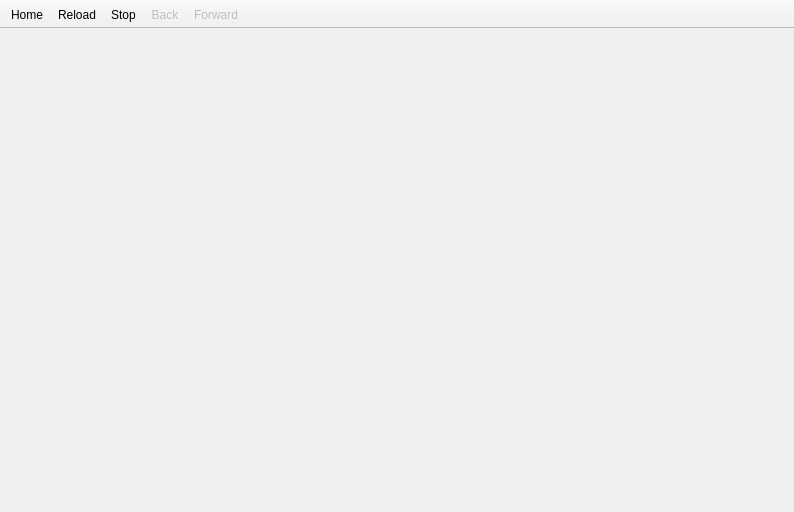
<?xml version="1.0" encoding="UTF-8"?>
<ui version="4.0">
 <class>BrowserWindow</class>
 <widget class="QMainWindow" name="BrowserWindow">
  <property name="geometry">
   <rect>
    <x>0</x>
    <y>0</y>
    <width>794</width>
    <height>512</height>
   </rect>
  </property>
  <property name="sizePolicy">
   <sizepolicy hsizetype="Minimum" vsizetype="Minimum">
    <horstretch>0</horstretch>
    <verstretch>0</verstretch>
   </sizepolicy>
  </property>
  <property name="windowTitle">
   <string>Browser</string>
  </property>
  <property name="windowIcon">
   <iconset resource="../res/gui.qrc">
    <normaloff>:/gui/logo_v2.png</normaloff>:/gui/logo_v2.png</iconset>
  </property>
  <widget class="QWidget" name="centralwidget">
   <layout class="QVBoxLayout" name="verticalLayout">
    <property name="leftMargin">
     <number>0</number>
    </property>
    <property name="topMargin">
     <number>0</number>
    </property>
    <property name="rightMargin">
     <number>0</number>
    </property>
    <property name="bottomMargin">
     <number>0</number>
    </property>
   </layout>
  </widget>
  <widget class="QToolBar" name="toolBar">
   <property name="enabled">
    <bool>true</bool>
   </property>
   <property name="windowTitle">
    <string>toolBar</string>
   </property>
   <property name="movable">
    <bool>false</bool>
   </property>
   <property name="floatable">
    <bool>false</bool>
   </property>
   <attribute name="toolBarArea">
    <enum>TopToolBarArea</enum>
   </attribute>
   <attribute name="toolBarBreak">
    <bool>false</bool>
   </attribute>
   <addaction name="actionHome"/>
   <addaction name="actionReload"/>
   <addaction name="actionStop"/>
   <addaction name="actionBack"/>
   <addaction name="actionForward"/>
  </widget>
  <action name="actionHome">
   <property name="icon">
    <iconset resource="../res/gui.qrc">
     <normaloff>:/gui/icons8-shutdown-64.png</normaloff>:/gui/icons8-shutdown-64.png</iconset>
   </property>
   <property name="text">
    <string>Home</string>
   </property>
   <property name="toolTip">
    <string>Home</string>
   </property>
  </action>
  <action name="actionReload">
   <property name="icon">
    <iconset resource="../res/gui.qrc">
     <normaloff>:/gui/icons8-sync-64.png</normaloff>:/gui/icons8-sync-64.png</iconset>
   </property>
   <property name="text">
    <string>Reload</string>
   </property>
  </action>
  <action name="actionBack">
   <property name="enabled">
    <bool>false</bool>
   </property>
   <property name="icon">
    <iconset resource="../res/gui.qrc">
     <normaloff>:/gui/icons8-back-arrow-64.png</normaloff>:/gui/icons8-back-arrow-64.png</iconset>
   </property>
   <property name="text">
    <string>Back</string>
   </property>
  </action>
  <action name="actionForward">
   <property name="enabled">
    <bool>false</bool>
   </property>
   <property name="icon">
    <iconset resource="../res/gui.qrc">
     <normaloff>:/gui/icons8-forward-button-64.png</normaloff>:/gui/icons8-forward-button-64.png</iconset>
   </property>
   <property name="text">
    <string>Forward</string>
   </property>
  </action>
  <action name="actionStop">
   <property name="icon">
    <iconset resource="../res/gui.qrc">
     <normaloff>:/gui/icons8-cancel-64.png</normaloff>:/gui/icons8-cancel-64.png</iconset>
   </property>
   <property name="text">
    <string>Stop</string>
   </property>
  </action>
 </widget>
 <resources>
  <include location="../res/gui.qrc"/>
 </resources>
 <connections/>
</ui>
